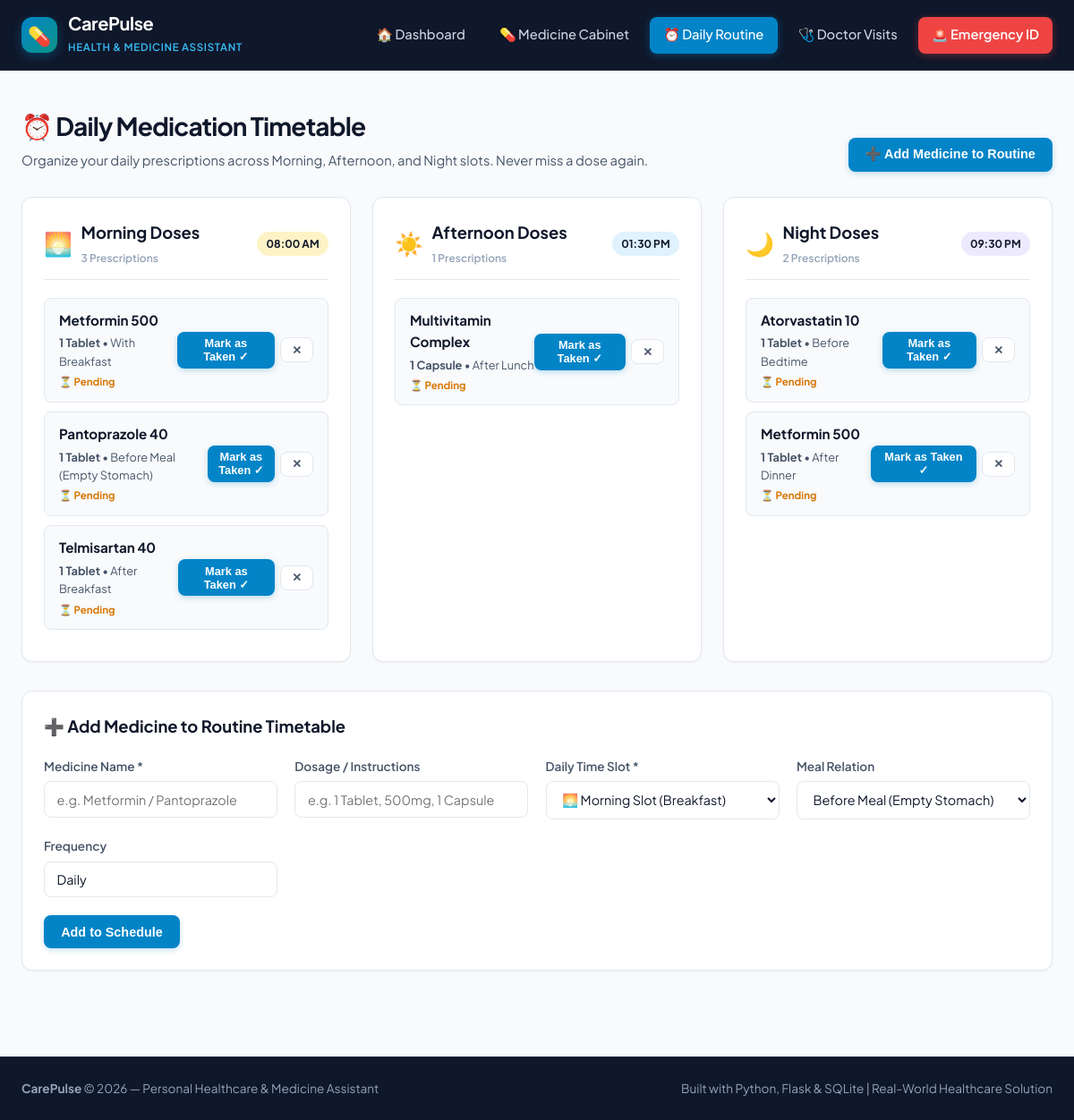
The page /routine on the database its author committed.
### tables this page shows
CREATE TABLE medication_schedule (
            id INTEGER PRIMARY KEY AUTOINCREMENT,
            medicine_name TEXT NOT NULL,
            dosage TEXT,
            time_slot TEXT NOT NULL,  -- Morning, Afternoon, Night
            meal_relation TEXT,       -- Before Meal, After Meal, With Meal
            days TEXT DEFAULT 'Daily',
            is_taken_today INTEGER DEFAULT 0,
            last_taken_date TEXT
        );

### app.py (the view)
@app.route("/routine")
def routine():
    grouped_schedule = db.get_routine_schedule()
    return render_template("routine.html", schedule=grouped_schedule)

### database.py (called while the page is built)
def get_db_connection():
    conn = sqlite3.connect(DB_PATH)
    conn.row_factory = sqlite3.Row
    return conn

def get_routine_schedule():
    conn = get_db_connection()
    today_str = date.today().strftime("%Y-%m-%d")
    conn.execute("""
        UPDATE medication_schedule
        SET is_taken_today = 0
        WHERE last_taken_date IS NOT NULL AND last_taken_date != ?
    """, (today_str,))
    conn.commit()
    rows = conn.execute("SELECT * FROM medication_schedule ORDER BY time_slot, medicine_name").fetchall()
    conn.close()
    grouped = {"Morning": [], "Afternoon": [], "Night": []}
    for r in rows:
        item = dict(r)
        slot = item.get("time_slot", "Morning")
        if slot in grouped:
            grouped[slot].append(item)
        else:
            grouped["Morning"].append(item)
    return grouped

### templates/routine.html (shortened to what this page needs)
{% extends "base.html" %}
{% block content %}
<div class="page-header">
    <div class="page-title">
        <h2>⏰ Daily Medication Timetable</h2>
        <p class="page-subtitle">Organize your daily prescriptions across Morning, Afternoon, and Night slots. Never miss a dose again.</p>
    </div>
    <div>
        <button class="btn btn-primary" onclick="document.getElementById('addRoutineCard').scrollIntoView({behavior: 'smooth'})">
            ➕ Add Medicine to Routine
        </button>
    </div>
</div>
<div style="display:grid; grid-template-columns: repeat(auto-fit, minmax(320px, 1fr)); gap:1.5rem; margin-bottom:2rem;">
    {% for slot, icon, badge_bg in [('Morning', '🌅', '#fef3c7'), ('Afternoon', '☀️', '#e0f2fe'), ('Night', '🌙', '#ede9fe')] %}
    <div class="card" style="margin-bottom:0; display:flex; flex-direction:column;">
        <div style="display:flex; justify-content:space-between; align-items:center; margin-bottom:1.25rem; padding-bottom:0.75rem; border-bottom:1px solid var(--border-subtle);">
            <div style="display:flex; align-items:center; gap:0.6rem;">
                <span style="font-size:1.6rem;">{{ icon }}</span>
                <div>
                    <h3 style="font-size:1.15rem; font-weight:700;">{{ slot }} Doses</h3>
                    <span style="font-size:0.75rem; color:var(--text-muted); font-weight:600;">{{ schedule[slot]|length }} Prescriptions</span>
                </div>
            </div>
            <span style="background:{{ badge_bg }}; padding:0.25rem 0.65rem; border-radius:999px; font-size:0.75rem; font-weight:700;">
                {% if slot == 'Morning' %}08:00 AM{% elif slot == 'Afternoon' %}01:30 PM{% else %}09:30 PM{% endif %}
            </span>
        </div>
        <div style="flex:1;">
            {% if schedule[slot] %}
                {% for item in schedule[slot] %}
                <div class="routine-item {% if item.is_taken_today == 1 %}taken{% endif %}" id="routine-item-{{ item.id }}">
                    <div>
                        <div class="med-title" style="font-weight:700; font-size:0.95rem;">
                            {{ item.medicine_name }}
                        </div>
                        <div style="font-size:0.8rem; color:var(--text-secondary); margin-top:0.2rem;">
                            <strong>{{ item.dosage }}</strong> &bull; {{ item.meal_relation }}
                        </div>
                        <div class="taken-status-text" style="font-size:0.72rem; color:{% if item.is_taken_today == 1 %}#166534{% else %}#d97706{% endif %}; font-weight:700; margin-top:0.25rem;">
                            {% if item.is_taken_today == 1 %}✅ Taken Today{% else %}⏳ Pending{% endif %}
                        </div>
                    </div>
                    <div style="display:flex; align-items:center; gap:0.4rem;">
                        <button class="btn btn-sm {% if item.is_taken_today == 1 %}btn-outline{% else %}btn-primary{% endif %} routine-toggle-btn"
                                data-id="{{ item.id }}">
                            {% if item.is_taken_today == 1 %}Mark Pending ↺{% else %}Mark as Taken ✓{% endif %}
                        </button>
                        <form action="{{ url_for('delete_routine_item', item_id=item.id) }}" method="POST" style="display:inline;">
                            <button type="submit" class="btn btn-outline btn-sm" onclick="return confirm('Remove {{ item.medicine_name }} from routine?');" title="Remove">
                                ✕
                            </button>
                        </form>
                    </div>
                </div>
                {% endfor %}
            {% else %}
                <div style="text-align:center; padding:2rem 1rem; color:var(--text-muted); font-size:0.88rem;">
                    No medicines scheduled for {{ slot }}.
                </div>
            {% endif %}
        </div>
    </div>
    {% endfor %}
</div>
<div class="card" id="addRoutineCard">
    <h3 class="card-title">➕ Add Medicine to Routine Timetable</h3>
    <form action="{{ url_for('add_routine_item') }}" method="POST">
        <div class="form-grid">
            <div class="form-group">
                <label for="medicine_name">Medicine Name *</label>
                <input type="text" name="medicine_name" id="medicine_name" class="form-control" placeholder="e.g. Metformin / Pantoprazole" required>
            </div>
            <div class="form-group">
                <label for="r_dosage">Dosage / Instructions</label>
                <input type="text" name="dosage" id="r_dosage" class="form-control" placeholder="e.g. 1 Tablet, 500mg, 1 Capsule">
            </div>
            <div class="form-group">
                <label for="time_slot">Daily Time Slot *</label>
                <select name="time_slot" id="time_slot" class="form-control" required>
                    <option value="Morning">🌅 Morning Slot (Breakfast)</option>
                </select>
            </div>
            <div class="form-group">
                <label for="meal_relation">Meal Relation</label>
                <select name="meal_relation" id="meal_relation" class="form-control">
                    <option value="Before Meal (Empty Stomach)">Before Meal (Empty Stomach)</option>
                </select>
            </div>
            <div class="form-group">
                <label for="days">Frequency</label>
                <input type="text" name="days" id="days" class="form-control" value="Daily" placeholder="e.g. Daily, Alternate Days, Sundays">
            </div>
        </div>
        <button type="submit" class="btn btn-primary">Add to Schedule</button>
    </form>
</div>
{% endblock %}

### static/css/style.css (style rules this page uses)
:root { --primary: #0284c7; --primary-hover: #0369a1; --primary-light: #e0f2fe; --primary-dark: #075985; --secondary: #0d9488; --secondary-light: #ccfbf1; --accent: #6366f1; --accent-light: #ede9fe; --success: #059669; --success-light: #d1fae5; --success-border: #a7f3d0; --warning: #d97706; --warning-light: #fef3c7; --warning-border: #fde68a; --danger: #dc2626; --danger-light: #fee2e2; --danger-border: #fecaca; --bg-main: #f8fafc; --bg-card: #ffffff; --bg-header: #0f172a; --text-primary: #0f172a; --text-secondary: #475569; --text-muted: #94a3b8; --text-inverse: #ffffff; --border-subtle: #e2e8f0; --border-hover: #cbd5e1; --shadow-sm: 0 1px 2px 0 rgb(0 0 0 / 0.05); --shadow-md: 0 4px 6px -1px rgb(0 0 0 / 0.07), 0 2px 4px -2px rgb(0 0 0 / 0.05); --shadow-lg: 0 10px 15px -3px rgb(0 0 0 / 0.08), 0 4px 6px -4px rgb(0 0 0 / 0.04); --shadow-xl: 0 20px 25px -5px rgb(0 0 0 / 0.1), 0 8px 10px -6px rgb(0 0 0 / 0.05); --radius-sm: 8px; --radius-md: 12px; --radius-lg: 18px; --radius-full: 9999px; --transition: all 0.25s cubic-bezier(0.4, 0, 0.2, 1); }
*, *::before, *::after { box-sizing: border-box; margin: 0; padding: 0; }
body { font-family: 'Plus Jakarta Sans', -apple-system, BlinkMacSystemFont, sans-serif; background-color: var(--bg-main); color: var(--text-primary); line-height: 1.6; min-height: 100vh; display: flex; flex-direction: column; }
.page-header { display: flex; justify-content: space-between; align-items: flex-end; margin-bottom: 1.75rem; flex-wrap: wrap; gap: 1rem; }
.page-title h2 { font-size: 1.75rem; font-weight: 700; letter-spacing: -0.03em; color: var(--text-primary); }
.page-subtitle { font-size: 0.92rem; color: var(--text-secondary); margin-top: 0.25rem; }
.btn { display: inline-flex; align-items: center; gap: 0.5rem; padding: 0.65rem 1.2rem; border-radius: var(--radius-sm); font-size: 0.9rem; font-weight: 600; text-decoration: none; border: none; cursor: pointer; transition: var(--transition); }
.btn-primary { background: var(--primary); color: white; box-shadow: 0 2px 6px rgba(2, 132, 199, 0.25); }
.btn-outline { background: white; color: var(--text-secondary); border: 1px solid var(--border-subtle); }
.btn-sm { padding: 0.35rem 0.75rem; font-size: 0.8rem; }
.card { background: var(--bg-card); border: 1px solid var(--border-subtle); border-radius: var(--radius-md); box-shadow: var(--shadow-sm); padding: 1.5rem; margin-bottom: 1.5rem; }
.card-title { font-size: 1.15rem; font-weight: 700; color: var(--text-primary); margin-bottom: 1.25rem; display: flex; align-items: center; gap: 0.5rem; }
.form-grid { display: grid; grid-template-columns: repeat(auto-fit, minmax(220px, 1fr)); gap: 1.2rem; margin-bottom: 1.25rem; }
.form-group { display: flex; flex-direction: column; gap: 0.35rem; }
.form-group label { font-size: 0.85rem; font-weight: 600; color: var(--text-secondary); }
.form-control { width: 100%; padding: 0.65rem 0.85rem; border: 1px solid var(--border-subtle); border-radius: var(--radius-sm); font-size: 0.9rem; font-family: inherit; color: var(--text-primary); background: white; transition: var(--transition); }
.routine-item { display: flex; align-items: center; justify-content: space-between; padding: 0.75rem 1rem; background: #f8fafc; border: 1px solid var(--border-subtle); border-radius: var(--radius-sm); margin-bottom: 0.65rem; transition: var(--transition); }

### rows shown on the page
medication_schedule: medicine_name "Metformin 500", dosage "1 Tablet", meal_relation "With Breakfast", is_taken_today "⏳ Pending"
medication_schedule: medicine_name "Pantoprazole 40", dosage "1 Tablet", meal_relation "Before Meal (Empty Stomach)", is_taken_today "⏳ Pending"
medication_schedule: medicine_name "Telmisartan 40", dosage "1 Tablet", meal_relation "After Breakfast", is_taken_today "⏳ Pending"
medication_schedule: medicine_name "Multivitamin Complex", dosage "1 Capsule", meal_relation "After Lunch", is_taken_today "⏳ Pending"
medication_schedule: medicine_name "Atorvastatin 10", dosage "1 Tablet", meal_relation "Before Bedtime", is_taken_today "⏳ Pending"
medication_schedule: medicine_name "Metformin 500", dosage "1 Tablet", meal_relation "After Dinner", is_taken_today "⏳ Pending"

### other values the page prints
{{ icon }} "🌅" "☀️" "🌙"
{{ slot }} "Morning" "Afternoon" "Night"
{{ schedule[slot]|length }} "3" "1" "2"
